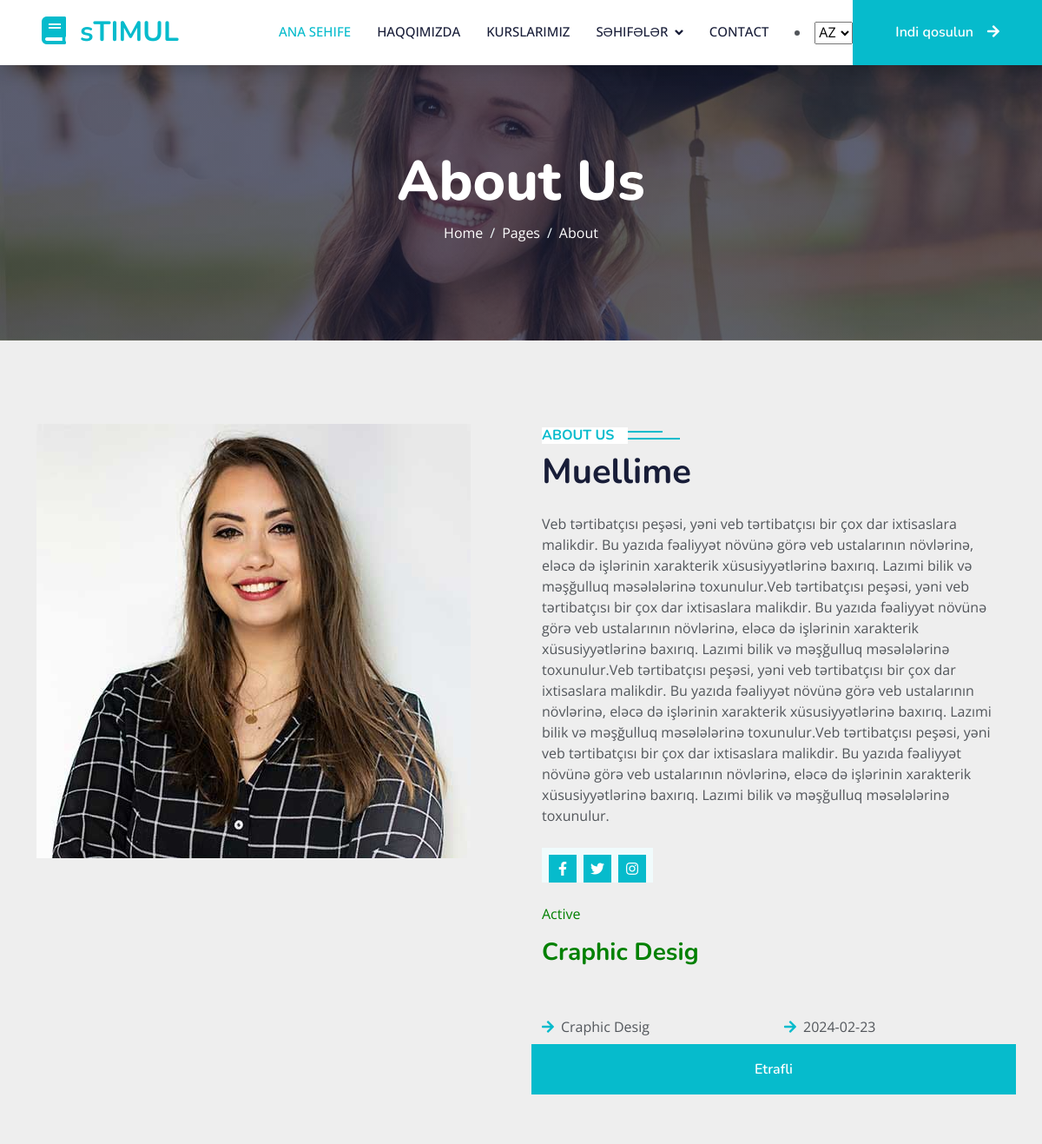
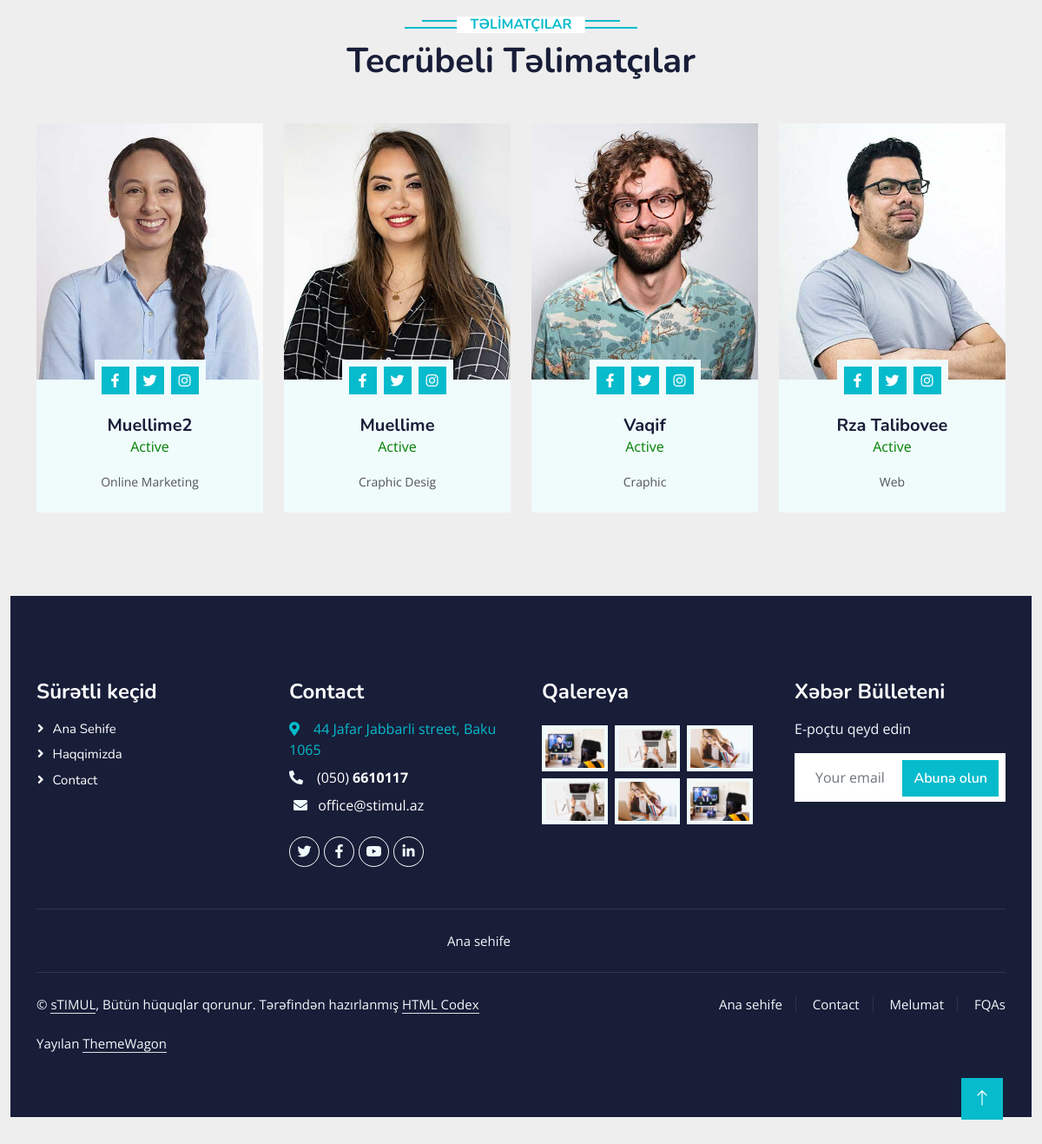
Page /experts_single/12 on the committed database (2 pictures, top to bottom).
### tables this page shows
CREATE TABLE `experts` (
  `e_id` int(11) NOT NULL,
  `e_title` longtext NOT NULL CHECK (json_valid(`e_title`)),
  `e_description` longtext NOT NULL CHECK (json_valid(`e_description`)),
  `e_date` varchar(255) NOT NULL,
  `e_category` varchar(255) NOT NULL,
  `e_status` varchar(255) NOT NULL,
  `e_img` varchar(255) NOT NULL,
  `e_img_ext` varchar(255) NOT NULL
);

### application/controllers/UserCon.php (called while the page is built, shortened)
<?php
class UserCon extends CI_controller
{
    public function __construct()
    {
        $this->load->model('Site_Model');
    }
    public function experts_single($id)
    {
        $data['get_experts_single'] = $this->Site_Model->get_experts_single($id);
        $data['experts_news'] = $this->Site_Model->get_experts_news();
        $this->load->view('user/experts_post',$data);
    }
}

### index.php (called while the page is built, shortened)
<?php
require_once BASEPATH.'core/CodeIgniter.php';

### application/models/Site_Model.php (called while the page is built, shortened)
<?php
class Site_Model extends CI_Model
{
  public function get_experts_news()
  {
    return  $this->db->order_by('e_id', 'DESC')->limit(4)->get('experts')->result_array();
  }
  public function get_experts_single($id)
  {
    return $this->db->where('e_id', $id)->get('experts')->row_array();
  }
}

### application/views/user/experts_post.php (the view, shortened to what this page needs)
<div class="container-fluid bg-primary py-5 mb-5 page-header">
    <div class="container py-5">
        <div class="row justify-content-center">
            <div class="col-lg-10 text-center">
                <h1 class="display-3 text-white animated slideInDown">About Us</h1>
                <nav aria-label="breadcrumb">
                    <ol class="breadcrumb justify-content-center">
                        <li class="breadcrumb-item"><a class="text-white" href="<?php echo base_url('index'); ?>">Home</a></li>
                        <li class="breadcrumb-item"><a class="text-white" href="<?php echo base_url('team'); ?>">Pages</a></li>
                        <li class="breadcrumb-item text-white active" aria-current="page"><a class="text-white" href="<?php echo base_url('team'); ?>">About </a></li>
                    </ol>
                </nav>
            </div>
        </div>
    </div>
</div>
<?php $get_all_news_title = json_decode($get_experts_single['e_title'], TRUE);  ?>
<?php $get_all_news_description = json_decode($get_experts_single['e_description'], TRUE);  ?>
<div class="container-xxl py-5">
    <div class="container">
        <div class="row g-5">
            <div class="col-lg-6 wow fadeInUp" data-wow-delay="0.1s" style="min-height: 400px;">
                <div class="position-relative h-100">
                    <?php if ($get_experts_single['e_img']) { ?>
                        <img class="" src="<?php echo base_url('uploads/news/' . $get_experts_single['e_img']); ?>" alt="" style="object-fit: cover;">
                    <?php } else { ?>
                        <img class="img-fluid postimg" src="<?php echo base_url('public/user/'); ?>img/aviable.png" alt="">
                    <?php } ?>
                </div>
            </div>
            <div class="col-lg-6 wow fadeInUp" data-wow-delay="0.3s">
                <h6 class="section-title bg-white text-start text-primary pe-3"><?php echo $this->lang->line('about us'); ?></h6>
                <h1 class="mb-4"><?php echo $get_all_news_title[$this->session->userdata('site_lang')]; ?></h1>
                <p class="mb-4"><?php echo $get_all_news_description[$this->session->userdata('site_lang')]; ?></p>
                <br>
                <div class="position-relative d-flex justify-content-left" style="margin-top: -23px;">
                                <div class="bg-light d-flex justify-content-center pt-2 px-1">
                                    <a class="btn btn-sm-square btn-primary mx-1" href="https://www.facebook.com/Stimul.edu.az"><i class="fab fa-facebook-f"></i></a>
                                    <a class="btn btn-sm-square btn-primary mx-1" href="https://twitter.com/STIMUL_AZ"><i class="fab fa-twitter"></i></a>
                                    <a class="btn btn-sm-square btn-primary mx-1" href="https://www.instagram.com/stimul.az/"><i class="fab fa-instagram"></i></a>
                                </div>
                            </div>
                <br>
                <p style="color: green;"><?php echo $get_experts_single['e_status']; ?></p>
                <h3 style="color: green;"><?php echo $get_experts_single['e_category']; ?></h3>
                <br>
                <br>
                <div class="row gy-2 gx-4 mb-4">
                    <div class="col-sm-6">
                        <p class="mb-0"><i class="fa fa-arrow-right text-primary me-2"></i><?php echo $get_experts_single['e_category']; ?></p>
                    </div>
                    <div class="col-sm-6">
                        <p class="mb-0"><i class="fa fa-arrow-right text-primary me-2"></i><?php echo $get_experts_single['e_date']; ?></p>
                    </div>
                    <a class="btn btn-primary py-3 px-5 mt-2" href="<?php echo base_url('about'); ?>"><?php echo $this->lang->line('readmore'); ?></a>
                </div>
            </div>
        </div>
    </div>
    <div class="container-xxl py-5">
        <div class="container">
            <div class="text-center wow fadeInUp" data-wow-delay="0.1s">
                <h6 class="section-title bg-white text-center text-primary px-3"><?php echo $this->lang->line('instructors'); ?></h6>
                <h1 class="mb-5"><?php echo $this->lang->line('expert instructors'); ?></h1>
            </div>
            <div class="row g-4">
                <?php foreach ($experts_news as $get_experts_news_key) { ?>
                    <?php $get_all_news_title = json_decode($get_experts_news_key['e_title'], TRUE);  ?>
                    <div class="col-lg-3 col-md-6 wow fadeInUp" data-wow-delay="0.1s">
                        <div class="team-item bg-light">
                            <div class="overflow-hidden">
                                <a class="position-relative d-block overflow-hidden" href="<?php echo base_url('experts_single/' . $get_experts_news_key['e_id']); ?>">
                                    <?php if ($get_experts_news_key['e_img']) { ?>
                                        <img class="img-fluid imgexp" src="<?php echo base_url('uploads/news/' . $get_experts_news_key['e_img']); ?>" alt="">
                                    <?php } else { ?>
                                        <img class="img-fluid" src="<?php echo base_url('public/user/'); ?>img/team-1.jpg" alt="">
                                    <?php  } ?>
                                </a>
                            </div>
                            <div class="position-relative d-flex justify-content-center" style="margin-top: -23px;">
                                <div class="bg-light d-flex justify-content-center pt-2 px-1">
                                    <a class="btn btn-sm-square btn-primary mx-1" href="https://www.facebook.com/Stimul.edu.az"><i class="fab fa-facebook-f"></i></a>
                                    <a class="btn btn-sm-square btn-primary mx-1" href="https://twitter.com/STIMUL_AZ"><i class="fab fa-twitter"></i></a>
                                    <a class="btn btn-sm-square btn-primary mx-1" href="https://www.instagram.com/stimul.az/"><i class="fab fa-instagram"></i></a>
                                </div>
                            </div>
                            <div class="text-center p-4">
                                <h5 class="mb-0"><?php echo $get_all_news_title[$this->session->userdata('site_lang')]; ?></h5>
                                <p style="color: green;"><?php echo $get_experts_news_key['e_status']; ?></p>
                                <small><?php echo   $get_experts_news_key['e_category']; ?></small>
                            </div>
                        </div>
                    </div>
                <?php } ?>
            </div>
        </div>
    </div>

### public/user/css/style.css (style rules this page uses)
.imgexp { width: 100%; height: 295px; object-fit: cover; }
:root { --primary: #06BBCC; --light: #F0FBFC; --dark: #181d38; }
.btn { font-family: 'Nunito', sans-serif; font-weight: 600; transition: .5s; }
.btn.btn-primary, .btn.btn-secondary { color: #FFFFFF; }
.btn-sm-square { width: 32px; height: 32px; }
.btn-square, .btn-sm-square, .btn-lg-square { padding: 0; display: flex; align-items: center; justify-content: center; font-weight: normal; border-radius: 0px; }
.page-header { background: linear-gradient(rgba(24, 29, 56, .7), rgba(24, 29, 56, .7)), url(../img/carousel-1.jpg); background-position: center center; background-repeat: no-repeat; background-size: cover; }
.breadcrumb-item + .breadcrumb-item::before { color: var(--light); }
.section-title { position: relative; display: inline-block; text-transform: uppercase; }
.section-title::before { position: absolute; content: ""; width: calc(100% + 80px); height: 2px; top: 4px; left: -40px; background: var(--primary); z-index: -1; }
.section-title::after { position: absolute; content: ""; width: calc(100% + 120px); height: 2px; bottom: 5px; left: -60px; background: var(--primary); z-index: -1; }
.section-title.text-start::before { width: calc(100% + 40px); left: 0; }
.section-title.text-start::after { width: calc(100% + 60px); left: 0; }
.team-item img { transition: .5s; }

### public/user/css/post-detail.css (style rules this page uses)
body { margin:0; font-family: 'Open Sans', sans-serif; background: #eee; }

### application/views/user/experts_post.php (style rules this page uses)
.imgexp { width: 100%; height: 295px; object-fit: cover; }

### rows in the picture
experts: e_img (picture), e_title "Muellime", e_description "Veb tərtibatçısı peşəsi, yəni veb tərtibatçısı bir çox dar ixtisaslara malikdir. Bu yazıda fəaliyyət növünə görə veb ustalarının növlərinə, eləcə də işlərinin xarakterik xüsusiyyətlərinə baxırıq. Lazımi bilik və məşğulluq məsələlərinə toxunulur.Veb tərtibatçısı peşəsi, yəni veb tərtibatçısı bir çox dar ixtisaslara malikdir. Bu yazıda fəaliyyət növünə görə veb ustalarının növlərinə, eləcə də işlərinin xarakterik xüsusiyyətlərinə baxırıq. Lazımi bilik və məşğulluq məsələlərinə toxunulur.Veb tərtibatçısı peşəsi, yəni veb tərtibatçısı bir çox dar ixtisaslara malikdir. Bu yazıda fəaliyyət növünə görə veb ustalarının növlərinə, eləcə də işlərinin xarakterik xüsusiyyətlərinə baxırıq. Lazımi bilik…", e_status "Active", e_category "Craphic Desig", e_date "2024-02-23"
experts: e_img (picture), e_title "Muellime2", e_status "Active", e_category "Online Marketing"
experts: e_img (picture), e_title "Vaqif", e_status "Active", e_category "Craphic"
experts: e_img (picture), e_title "Rza Talibovee", e_status "Active", e_category "Web"

### other values in the picture
$this->lang->line('home') "ANA SEHIFE"
$this->lang->line('about') "HAQQIMIZDA"
$this->lang->line('courses') "KURSLARIMIZ"
$this->lang->line('pages') "SƏHIFƏLƏR"
$this->lang->line('contact') "CONTACT"
$this->lang->line('join now') "Indi qosulun"
$this->lang->line('about us') "ABOUT US"
$this->lang->line('readmore') "Etrafli"
$this->lang->line('instructors') "TƏLİMATÇILAR"
$this->lang->line('expert instructors') "Tecrübeli Təlimatçılar"
$this->lang->line('quick link') "Sürətli keçid"
$this->lang->line('home') "Ana Sehife"
$this->lang->line('about') "Haqqimizda"
$this->lang->line('contact') "Contact"
$this->lang->line('gallery') "Qalereya"
